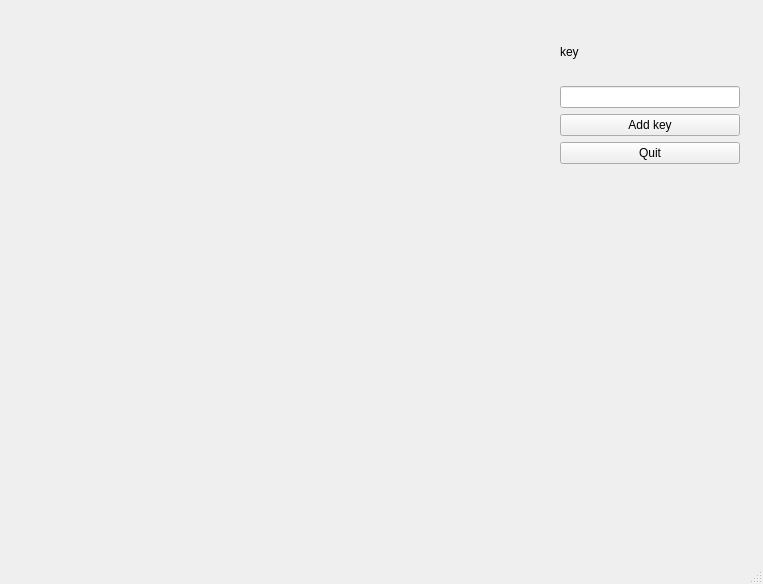
<?xml version="1.0" encoding="UTF-8"?>
<ui version="4.0">
 <class>MainWindow</class>
 <widget class="QMainWindow" name="MainWindow">
  <property name="geometry">
   <rect>
    <x>0</x>
    <y>0</y>
    <width>763</width>
    <height>584</height>
   </rect>
  </property>
  <property name="windowTitle">
   <string>MainWindow</string>
  </property>
  <widget class="QWidget" name="centralwidget">
   <layout class="QHBoxLayout" name="horizontalLayout">
    <item>
     <widget class="QWidget" name="MPLWindow" native="true">
      <property name="sizePolicy">
       <sizepolicy hsizetype="Expanding" vsizetype="Preferred">
        <horstretch>0</horstretch>
        <verstretch>0</verstretch>
       </sizepolicy>
      </property>
      <layout class="QVBoxLayout" name="mplVL"/>
     </widget>
    </item>
    <item>
     <widget class="QWidget" name="verticalWidget" native="true">
      <property name="maximumSize">
       <size>
        <width>200</width>
        <height>16777215</height>
       </size>
      </property>
      <layout class="QVBoxLayout" name="verticalLayout">
       <property name="leftMargin">
        <number>1</number>
       </property>
       <item>
        <layout class="QGridLayout" name="gridLayout">
         <property name="leftMargin">
          <number>5</number>
         </property>
         <property name="topMargin">
          <number>5</number>
         </property>
         <property name="rightMargin">
          <number>5</number>
         </property>
         <property name="bottomMargin">
          <number>380</number>
         </property>
         <item row="5" column="1">
          <widget class="QPushButton" name="AddButton">
           <property name="text">
            <string>Add key</string>
           </property>
          </widget>
         </item>
         <item row="0" column="1">
          <widget class="QLabel" name="label">
           <property name="enabled">
            <bool>true</bool>
           </property>
           <property name="text">
            <string>key</string>
           </property>
          </widget>
         </item>
         <item row="4" column="1">
          <widget class="QLineEdit" name="key">
           <property name="text">
            <string/>
           </property>
          </widget>
         </item>
         <item row="6" column="1">
          <widget class="QPushButton" name="QuitButton">
           <property name="text">
            <string>Quit</string>
           </property>
          </widget>
         </item>
        </layout>
       </item>
      </layout>
     </widget>
    </item>
   </layout>
  </widget>
  <widget class="QMenuBar" name="menubar">
   <property name="geometry">
    <rect>
     <x>0</x>
     <y>0</y>
     <width>763</width>
     <height>21</height>
    </rect>
   </property>
  </widget>
  <widget class="QStatusBar" name="statusbar"/>
 </widget>
 <resources/>
 <connections>
  <connection>
   <sender>QuitButton</sender>
   <signal>clicked()</signal>
   <receiver>MainWindow</receiver>
   <slot>close()</slot>
   <hints>
    <hint type="sourcelabel">
     <x>651</x>
     <y>190</y>
    </hint>
    <hint type="destinationlabel">
     <x>381</x>
     <y>291</y>
    </hint>
   </hints>
  </connection>
 </connections>
</ui>
